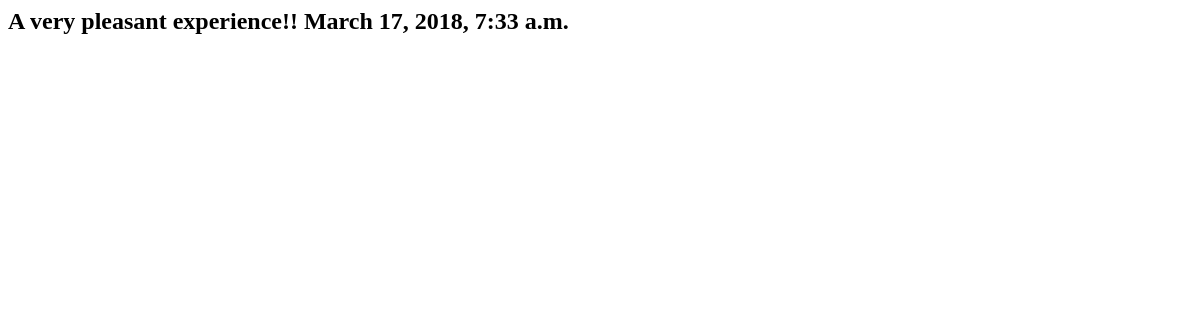
The app's page /diary/, older data.
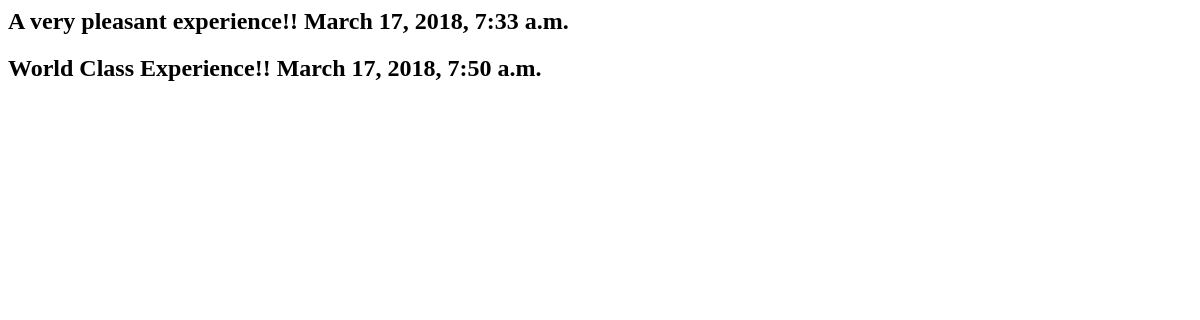
The same page, newer data.
### diary/models.py (models this page shows, shortened)
class TravelDiary(models.Model):
    date = models.DateTimeField('date published')
    heading = models.CharField(max_length = 100)
    body = models.CharField(max_length = 10000)

### diary/views.py (the view)
# urls.py: path('', views.index, name='index'),
def index(request):
    entry = TravelDiary.objects.all()
    context = {'entry' : entry}
    return render(request, 'diary/index.html', context)

### diary/templates/diary/index.html
<h1>
    {% for ent in entry %}
        <h2>
            {{ ent.body }}  {{ ent.date }}
        </h2>
    {% endfor %}
</h1>

Row changes from the older to the newer data that the page shows:
added TravelDiary: body "World Class Experience!!", date "March 17, 2018, 7:50 a.m."
